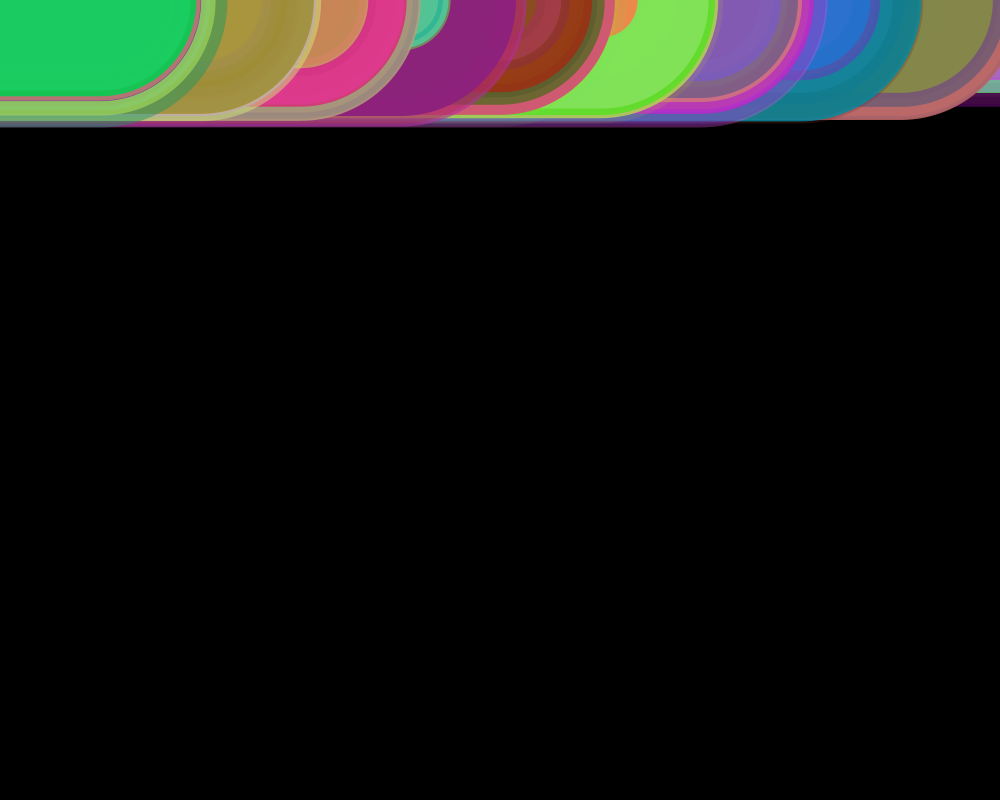
Frame 1 (no input)
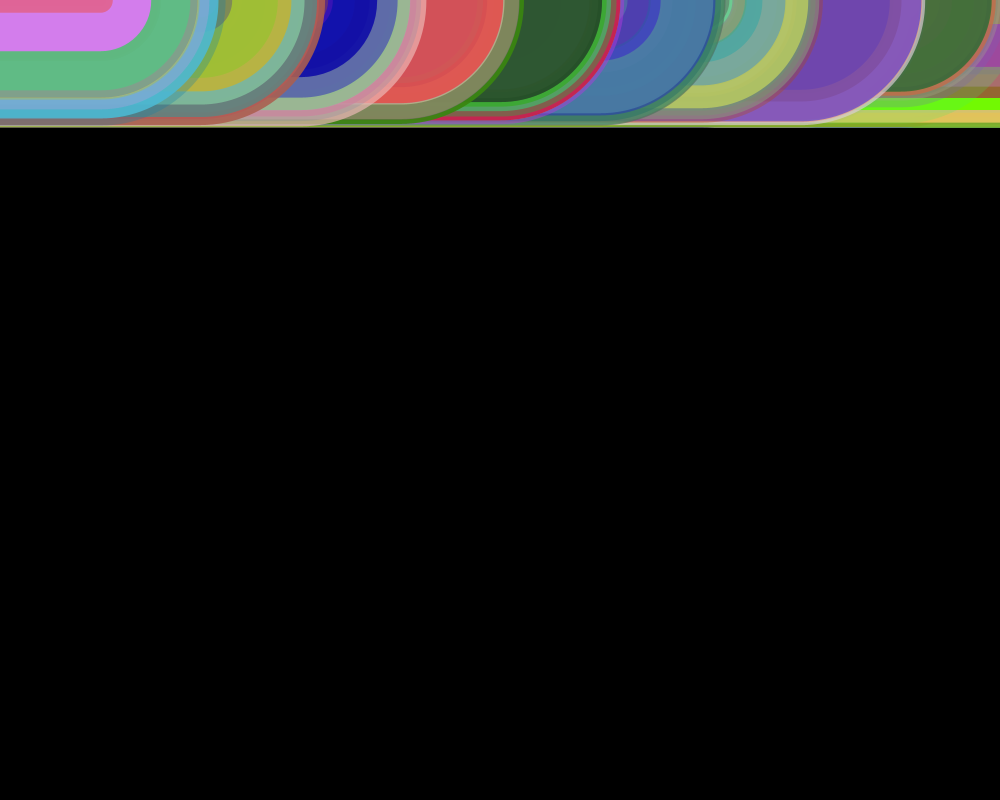
Frame 60 (the mouse pressed at the canvas centre just before this capture)
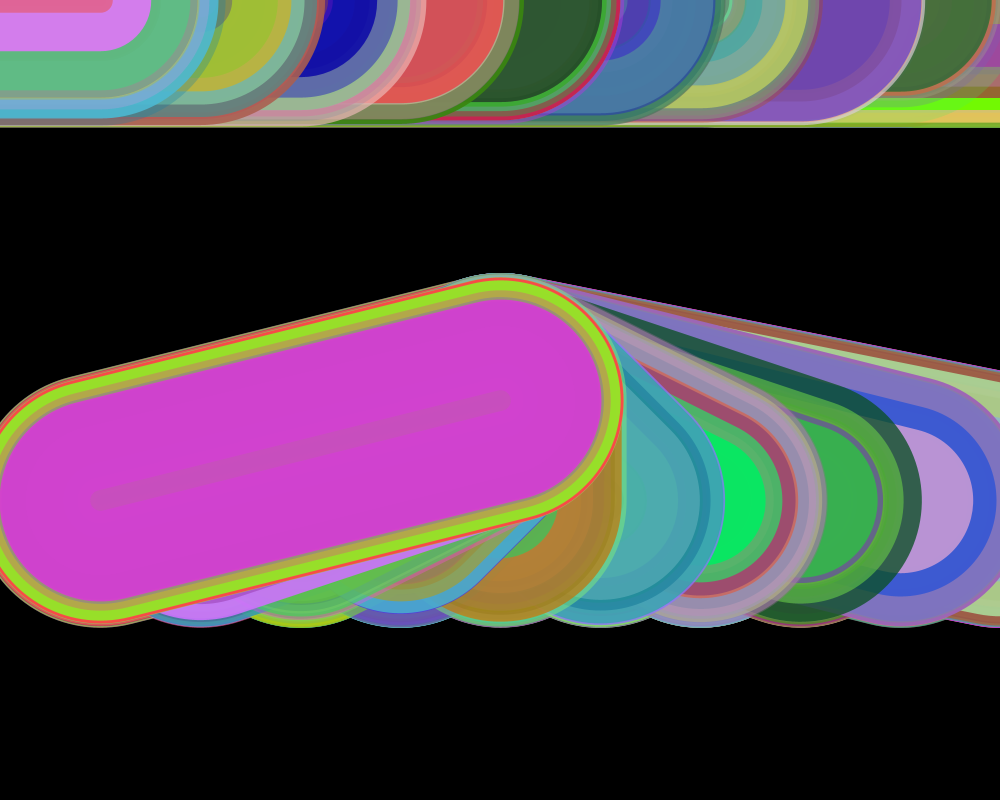
Frame 120 (the mouse held since frame 60 and released just before this capture)

The Processing sketch that drew these frames (run headless with seeded random() and noise(); from frame 60 on, the mouse is pressed at the canvas centre):

// Processing sketch: colorful_Lathes
// ── colorful_Lathes.pde
void setup() {
  size(1000,800);
  background(0);
  smooth();
}
void draw() {
  for(int i=width;i>0;i-=100){
    for(int j=0;j<height;j+=25){
         strokeWeight(random(0,255));
         stroke(random(0,255),random(0,255),random(0,255),random(0,255));
         line(i, mouseX, mouseX,mouseY);
}}}
